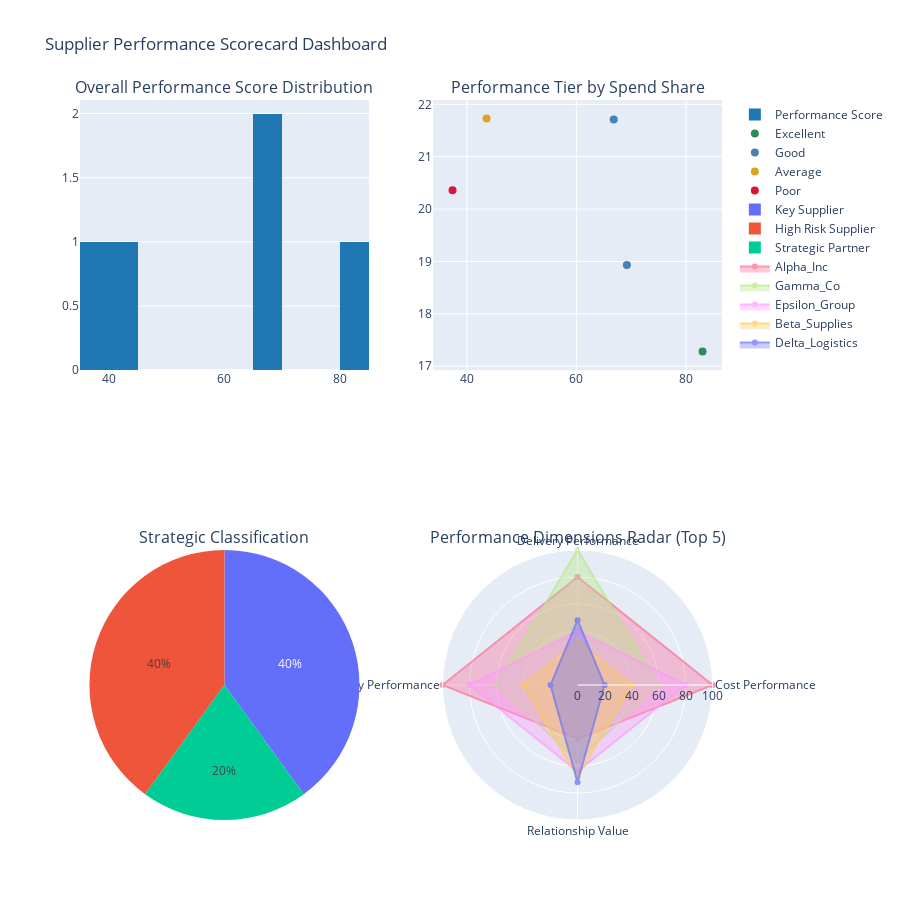

The notebook cell saved with this chart:
### Code cell
# Create supplier scorecard visualization
fig = make_subplots(
    rows=2, cols=2,
    subplot_titles=(
        'Overall Performance Score Distribution',
        'Performance Tier by Spend Share',
        'Strategic Classification',
        'Performance Dimensions Radar (Top 5)'
    ),
    specs=[[{"type": "histogram"}, {"type": "scatter"}],
           [{"type": "pie"}, {"type": "scatterpolar"}]]
)

# 1. Overall performance score distribution
fig.add_trace(
    go.Histogram(
        x=supplier_scorecards['overall_supplier_score'],
        nbinsx=20,
        name='Performance Score',
        marker_color=SUPPLIER_COLORS['primary']
    ),
    row=1, col=1
)

# 2. Performance tier by spend share
tier_colors = {
    'Excellent': SUPPLIER_COLORS['excellent'],
    'Good': SUPPLIER_COLORS['good'],
    'Average': SUPPLIER_COLORS['average'],
    'Poor': SUPPLIER_COLORS['poor']
}

for tier in ['Excellent', 'Good', 'Average', 'Poor']:
    tier_data = supplier_scorecards[supplier_scorecards['performance_tier'] == tier]
    if len(tier_data) > 0:
        fig.add_trace(
            go.Scatter(
                x=tier_data['overall_supplier_score'],
                y=tier_data['spend_share'],
                mode='markers',
                name=tier,
                marker=dict(
                    color=tier_colors.get(tier, SUPPLIER_COLORS['primary']),
                    size=8
                )
            ),
            row=1, col=2
        )

# 3. Strategic classification pie chart
strategic_counts = supplier_scorecards['strategic_classification'].value_counts()
fig.add_trace(
    go.Pie(
        labels=strategic_counts.index,
        values=strategic_counts.values,
        name="Strategic Classification"
    ),
    row=2, col=1
)

# 4. Radar chart for top 5 suppliers
top_5_suppliers = supplier_scorecards.head(5)
performance_dimensions = ['cost_performance_score', 'delivery_performance_score', 
                         'quality_performance_score', 'relationship_value_score']
dimension_labels = ['Cost Performance', 'Delivery Performance', 
                   'Quality Performance', 'Relationship Value']

for i, (supplier, row) in enumerate(top_5_suppliers.iterrows()):
    fig.add_trace(
        go.Scatterpolar(
            r=[row[dim] for dim in performance_dimensions] + [row[performance_dimensions[0]]],
            theta=dimension_labels + [dimension_labels[0]],
            fill='toself',
            name=supplier[:15] + '...' if len(supplier) > 15 else supplier,
            opacity=0.7
        ),
        row=2, col=2
    )

# Update layout
fig.update_layout(
    height=900,
    title_text="Supplier Performance Scorecard Dashboard",
    polar=dict(
        radialaxis=dict(
            visible=True,
            range=[0, 100]
        )
    )
)

fig.show()

### Figure 1 — Plotly figure (JSON) as saved in the notebook; plotly's stock layout.template omitted (floating-point values rounded to 4 significant figures)
{"data": [{"marker": {"color": "#1f77b4"}, "name": "Performance Score", "nbinsx": 20, "type": "histogram", "x": [83.0, 69.2, 66.8, 43.6, 37.4], "xaxis": "x", "yaxis": "y"}, {"marker": {"color": "#2E8B57", "size": 8}, "mode": "markers", "name": "Excellent", "type": "scatter", "x": [83.0], "xaxis": "x2", "y": [17.28], "yaxis": "y2"}, {"marker": {"color": "#4682B4", "size": 8}, "mode": "markers", "name": "Good", "type": "scatter", "x": [69.2, 66.8], "xaxis": "x2", "y": [18.93, 21.71], "yaxis": "y2"}, {"marker": {"color": "#DAA520", "size": 8}, "mode": "markers", "name": "Average", "type": "scatter", "x": [43.6], "xaxis": "x2", "y": [21.73], "yaxis": "y2"}, {"marker": {"color": "#DC143C", "size": 8}, "mode": "markers", "name": "Poor", "type": "scatter", "x": [37.4], "xaxis": "x2", "y": [20.36], "yaxis": "y2"}, {"domain": {"x": [0, 0.45], "y": [0, 0.375]}, "labels": ["Key Supplier", "High Risk Supplier", "Strategic Partner"], "name": "Strategic Classification", "type": "pie", "values": [2, 2, 1]}, {"fill": "toself", "name": "Alpha_Inc", "opacity": 0.7, "r": [100, 80, 100, 40, 100], "subplot": "polar", "theta": ["Cost Performance", "Delivery Performance", "Quality Performance", "Relationship Value", "Cost Performance"], "type": "scatterpolar"}, {"fill": "toself", "name": "Gamma_Co", "opacity": 0.7, "r": [60, 100, 60, 56, 60], "subplot": "polar", "theta": ["Cost Performance", "Delivery Performance", "Quality Performance", "Relationship Value", "Cost Performance"], "type": "scatterpolar"}, {"fill": "toself", "name": "Epsilon_Group", "opacity": 0.7, "r": [80, 40, 80, 64, 80], "subplot": "polar", "theta": ["Cost Performance", "Delivery Performance", "Quality Performance", "Relationship Value", "Cost Performance"], "type": "scatterpolar"}, {"fill": "toself", "name": "Beta_Supplies", "opacity": 0.7, "r": [40, 32, 40, 68, 40], "subplot": "polar", "theta": ["Cost Performance", "Delivery Performance", "Quality Performance", "Relationship Value", "Cost Performance"], "type": "scatterpolar"}, {"fill": "toself", "name": "Delta_Logistics", "opacity": 0.7, "r": [20, 48, 20, 72, 20], "subplot": "polar", "theta": ["Cost Performance", "Delivery Performance", "Quality Performance", "Relationship Value", "Cost Performance"], "type": "scatterpolar"}], "layout": {"annotations": [{"font": {"size": 16}, "showarrow": false, "text": "Overall Performance Score Distribution", "x": 0.225, "xanchor": "center", "xref": "paper", "y": 1, "yanchor": "bottom", "yref": "paper"}, {"font": {"size": 16}, "showarrow": false, "text": "Performance Tier by Spend Share", "x": 0.775, "xanchor": "center", "xref": "paper", "y": 1, "yanchor": "bottom", "yref": "paper"}, {"font": {"size": 16}, "showarrow": false, "text": "Strategic Classification", "x": 0.225, "xanchor": "center", "xref": "paper", "y": 0.375, "yanchor": "bottom", "yref": "paper"}, {"font": {"size": 16}, "showarrow": false, "text": "Performance Dimensions Radar (Top 5)", "x": 0.775, "xanchor": "center", "xref": "paper", "y": 0.375, "yanchor": "bottom", "yref": "paper"}], "height": 900, "polar": {"domain": {"x": [0.55, 1], "y": [0, 0.375]}, "radialaxis": {"range": [0, 100], "visible": true}}, "title": {"text": "Supplier Performance Scorecard Dashboard"}, "xaxis": {"anchor": "y", "domain": [0, 0.45]}, "xaxis2": {"anchor": "y2", "domain": [0.55, 1]}, "yaxis": {"anchor": "x", "domain": [0.625, 1]}, "yaxis2": {"anchor": "x2", "domain": [0.625, 1]}}}
